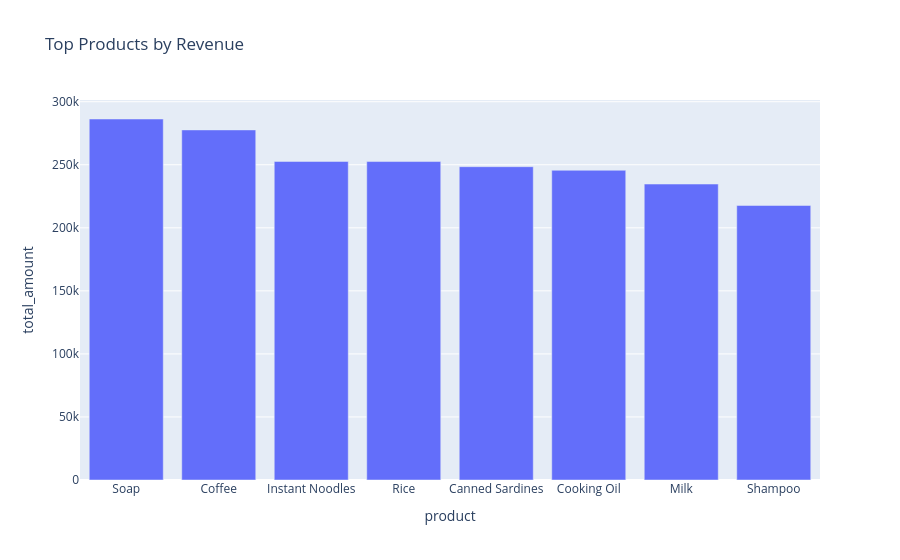

Notebook source saved alongside this figure:
### Markdown cell above
## Load Sales Data
Load the sales dataset and convert dates to datetime format for time-based analysis. Display a preview of the data structure.

### Code cell
# Bar chart
top_products = sales.groupby('product', dropna=False)['total_amount'].sum().sort_values(ascending=False).reset_index()
fig = px.bar(top_products, x='product', y='total_amount', title='Top Products by Revenue')
fig.show()

### Figure 1 — Plotly figure (JSON) as saved in the notebook; plotly's stock layout.template omitted (floating-point values rounded to 4 significant figures)
{"data": [{"hovertemplate": "product=%{x}<br>total_amount=%{y}<extra></extra>", "legendgroup": "", "marker": {"color": "#636efa", "pattern": {"shape": ""}}, "name": "", "orientation": "v", "showlegend": false, "textposition": "auto", "type": "bar", "x": ["Soap", "Coffee", "Instant Noodles", "Rice", "Canned Sardines", "Cooking Oil", "Milk", "Shampoo"], "xaxis": "x", "y": [286300.0, 277700.0, 252600.0, 252600.0, 248500.0, 245600.0, 234700.0, 217700.0], "yaxis": "y"}], "layout": {"barmode": "relative", "legend": {"tracegroupgap": 0}, "title": {"text": "Top Products by Revenue"}, "xaxis": {"anchor": "y", "domain": [0, 1], "title": {"text": "product"}}, "yaxis": {"anchor": "x", "domain": [0, 1], "title": {"text": "total_amount"}}}}
